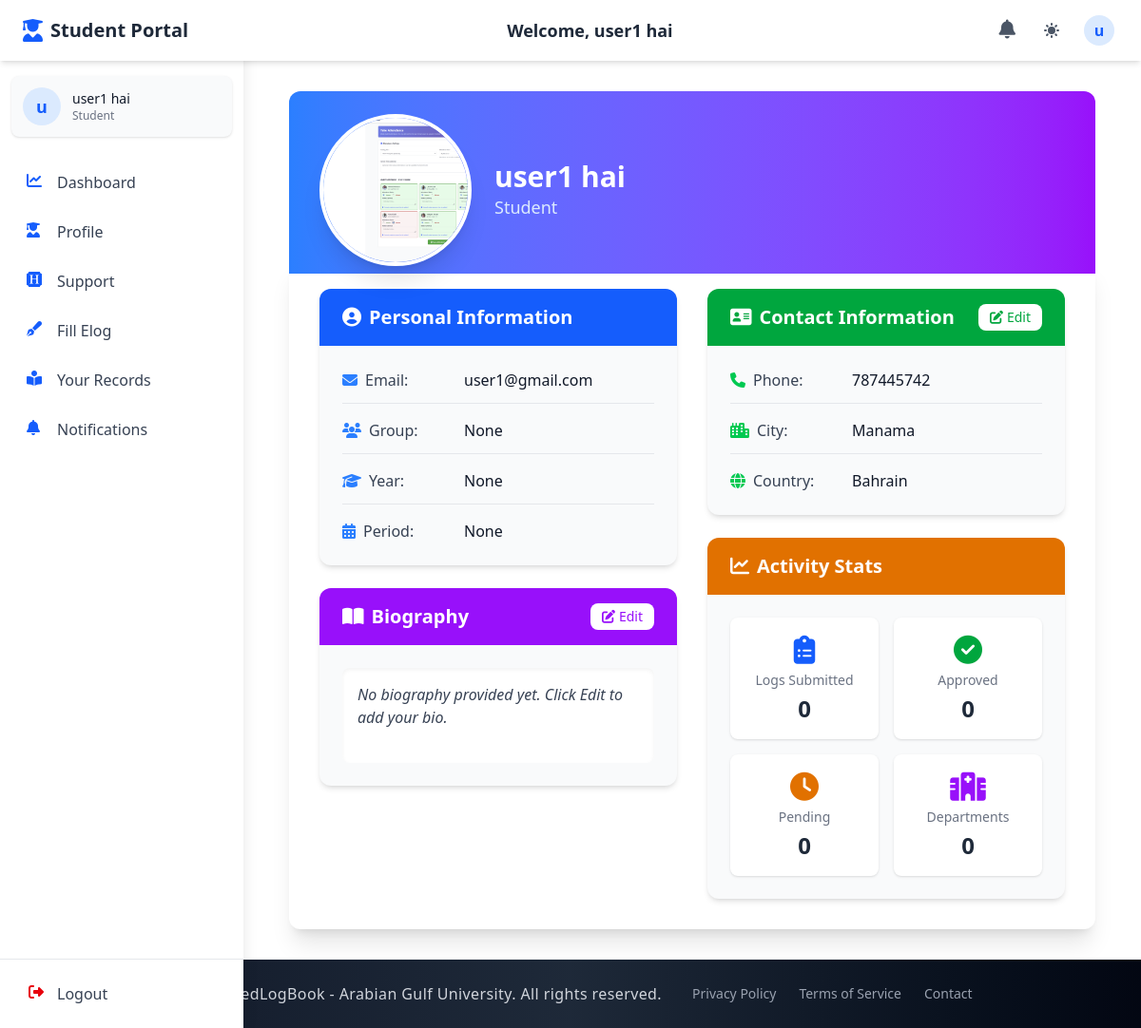
The page /student_section/student_profile/ (signed in) on the database its author committed.
### accounts/models.py (models this page shows, shortened)
class CustomUser(AbstractUser):
    email = models.EmailField(unique=True)
    first_name = models.CharField(max_length=150, blank=True)
    last_name = models.CharField(max_length=150, blank=True)
    profile_photo = models.ImageField(
        upload_to="profiles/", blank=True, null=True, default="profiles/default.jpg"
    )
    city = models.CharField(max_length=100, blank=True)
    country = models.CharField(max_length=100, blank=True)
    phone_no = models.CharField(max_length=20, blank=True)
    bio = models.TextField(blank=True)
    speciality = models.CharField(max_length=100, blank=True)
    ROLE_CHOICES = (
        ("student", "Student"),
        ("doctor", "Doctor"),
        ("staff", "Staff"),
        ("admin", "Admin"),
    )
    role = models.CharField(max_length=10, choices=ROLE_CHOICES, default="student")
    groups = models.ManyToManyField(
        "auth.Group", related_name="customuser_groups", blank=True
    )
    user_permissions = models.ManyToManyField(
        "auth.Permission", related_name="customuser_permissions", blank=True
    )
    USERNAME_FIELD = "email"
    REQUIRED_FIELDS = ["username"]

### student_section/views.py (the view, shortened to what this page needs)
# urls.py: path("student_profile/", views.student_profile, name="student_profile"),
@login_required
def student_profile(request):
    user = request.user
    profile_photo = user.profile_photo.url if user.profile_photo else "/media/profiles/default.jpg"
    try:
        student = Student.objects.select_related(
            "group", "group__log_year", "group__log_year_section"
        ).get(user=user)
    except Student.DoesNotExist:
        student = None
    group_info = None
    log_year = None
    log_year_section = None
    group_full_info = None
    if student and student.group:
        group = student.group
        group_info = group.group_name
        log_year = group.log_year.year_name if group.log_year else None
        log_year_section = group.log_year_section.year_section_name if group.log_year_section else None
        group_full_info = str(group)
    logs_count = 0
    approved_count = 0
    pending_count = 0
    departments_count = 0
    data = {
        "profile_photo": profile_photo,
        "full_name": f"{user.first_name} {user.last_name}",
        "user_email": user.email,
        "user_phone": user.phone_no or "",
        "user_city": user.city or "",
        "user_country": user.country or "",
        "user_bio": user.bio or "",
        "group_name": group_info,
        "log_year": log_year,
        "log_year_section": log_year_section,
        "group_full_info": group_full_info,
        "logs_count": logs_count,
        "approved_count": approved_count,
        "pending_count": pending_count,
        "departments_count": departments_count,
    }
    return render(request, "student_profile.html", data)

### student_section/templates/student_profile.html (shortened to what this page needs)
{% extends 'base.html' %}
{% block navbar %}
  {% include './components/student_auth_navbar.html' %}
{% endblock %}
{% block content %}
  <div class="container mx-auto px-4 py-8">
    <div class="relative mb-8">
      <div class="absolute inset-0 bg-gradient-to-r from-blue-500 to-purple-600 h-48 rounded-t-xl"></div>
      <div class="relative pt-6 px-8">
        <div class="flex flex-col md:flex-row items-center">
          <div class="relative z-10 mb-4 md:mb-0">
            <div class="relative group">
              <div class="w-32 h-32 md:w-40 md:h-40 rounded-full border-4 border-white dark:border-gray-800 overflow-hidden shadow-xl">
              </div>
            </div>
          </div>
          <div class="md:ml-6 text-center md:text-left">
            <h1 class="text-3xl font-bold text-white">{{ full_name }}</h1>
            <p class="text-blue-100 text-lg">Student</p>
          </div>
        </div>
      </div>
    </div>
    <div class="bg-white dark:bg-gray-800 rounded-xl shadow-xl p-6 md:p-8 transition-all duration-300 hover:shadow-2xl -mt-10">
      <div class="grid md:grid-cols-2 gap-8">
        <div class="space-y-6">
          <div class="bg-gray-50 dark:bg-gray-700 rounded-xl shadow-md overflow-hidden transition-all duration-300 hover:shadow-lg">
            <div class="bg-blue-600 dark:bg-blue-800 px-6 py-4">
              <h2 class="text-xl font-semibold text-white flex items-center">
                <i class="fas fa-user-circle mr-2"></i> Personal Information
              </h2>
            </div>
            <div class="p-6">
              <div class="space-y-4">
                <div class="flex items-center border-b border-gray-200 dark:border-gray-600 pb-3">
                  <span class="font-medium w-32 text-gray-700 dark:text-gray-300 flex items-center">
                    <i class="fas fa-envelope text-blue-500 mr-2"></i> Email:
                  </span>
                  <span class="dark:text-white">{{ user_email }}</span>
                </div>
                <div class="flex items-center border-b border-gray-200 dark:border-gray-600 pb-3">
                  <span class="font-medium w-32 text-gray-700 dark:text-gray-300 flex items-center">
                    <i class="fas fa-users text-blue-500 mr-2"></i> Group:
                  </span>
                  <span class="dark:text-white">{{ group_name }}</span>
                </div>
                <div class="flex items-center border-b border-gray-200 dark:border-gray-600 pb-3">
                  <span class="font-medium w-32 text-gray-700 dark:text-gray-300 flex items-center">
                    <i class="fas fa-graduation-cap text-blue-500 mr-2"></i> Year:
                  </span>
                  <span class="dark:text-white">{{ log_year }}</span>
                </div>
                <div class="flex items-center">
                  <span class="font-medium w-32 text-gray-700 dark:text-gray-300 flex items-center">
                    <i class="fas fa-calendar-alt text-blue-500 mr-2"></i> Period:
                  </span>
                  <span class="dark:text-white">{{ log_year_section }}</span>
                </div>
              </div>
            </div>
          </div>
          <div class="bg-gray-50 dark:bg-gray-700 rounded-xl shadow-md overflow-hidden transition-all duration-300 hover:shadow-lg">
            <div class="bg-purple-600 dark:bg-purple-800 px-6 py-4 flex justify-between items-center">
              <h2 class="text-xl font-semibold text-white flex items-center">
                <i class="fas fa-book-open mr-2"></i> Biography
              </h2>
              <button id="openModalBio" class="px-3 py-1 bg-white text-purple-600 rounded-lg hover:bg-gray-100 transition-colors duration-200 flex items-center text-sm font-medium">
                <i class="fas fa-edit mr-1"></i> Edit
              </button>
            </div>
            <div class="p-6">
              <div class="bg-white dark:bg-gray-800 rounded-lg p-4 shadow-inner min-h-[100px]">
                <p class="italic text-gray-700 dark:text-gray-300 biography-text">
                  {{ user_bio|default:"No biography provided yet. Click Edit to add your bio." }}
                </p>
              </div>
            </div>
          </div>
        </div>
        <div class="space-y-6">
          <div class="bg-gray-50 dark:bg-gray-700 rounded-xl shadow-md overflow-hidden transition-all duration-300 hover:shadow-lg">
            <div class="bg-green-600 dark:bg-green-800 px-6 py-4 flex justify-between items-center">
              <h2 class="text-xl font-semibold text-white flex items-center">
                <i class="fas fa-address-card mr-2"></i> Contact Information
              </h2>
              <button id="openModal" class="px-3 py-1 bg-white text-green-600 rounded-lg hover:bg-gray-100 transition-colors duration-200 flex items-center text-sm font-medium">
                <i class="fas fa-edit mr-1"></i> Edit
              </button>
            </div>
            <div class="p-6">
              <div class="space-y-4">
                <div class="flex items-center border-b border-gray-200 dark:border-gray-600 pb-3">
                  <span class="font-medium w-32 text-gray-700 dark:text-gray-300 flex items-center">
                    <i class="fas fa-phone text-green-500 mr-2"></i> Phone:
                  </span>
                  <span id="phone-text" class="dark:text-white">{{ user_phone|default:"Not provided" }}</span>
                </div>
                <div class="flex items-center border-b border-gray-200 dark:border-gray-600 pb-3">
                  <span class="font-medium w-32 text-gray-700 dark:text-gray-300 flex items-center">
                    <i class="fas fa-city text-green-500 mr-2"></i> City:
                  </span>
                  <span id="city-text" class="dark:text-white">{{ user_city|default:"Not provided" }}</span>
                </div>
                <div class="flex items-center">
                  <span class="font-medium w-32 text-gray-700 dark:text-gray-300 flex items-center">
                    <i class="fas fa-globe text-green-500 mr-2"></i> Country:
                  </span>
                  <span id="country-text" class="dark:text-white">{{ user_country|default:"Not provided" }}</span>
                </div>
              </div>
            </div>
          </div>
          <div class="bg-gray-50 dark:bg-gray-700 rounded-xl shadow-md overflow-hidden transition-all duration-300 hover:shadow-lg">
            <div class="bg-amber-600 dark:bg-amber-800 px-6 py-4">
              <h2 class="text-xl font-semibold text-white flex items-center">
                <i class="fas fa-chart-line mr-2"></i> Activity Stats
              </h2>
            </div>
            <div class="p-6">
              <div class="grid grid-cols-2 gap-4">
                <div class="bg-white dark:bg-gray-800 rounded-lg p-4 text-center shadow-sm">
                  <div class="text-3xl font-bold text-blue-600 dark:text-blue-400">
                    <i class="fas fa-clipboard-list"></i>
                  </div>
                  <p class="text-gray-500 dark:text-gray-400 text-sm mt-1">Logs Submitted</p>
                  <p class="text-2xl font-bold text-gray-800 dark:text-white mt-1">{{ logs_count|default:"0" }}</p>
                </div>
                <div class="bg-white dark:bg-gray-800 rounded-lg p-4 text-center shadow-sm">
                  <div class="text-3xl font-bold text-green-600 dark:text-green-400">
                    <i class="fas fa-check-circle"></i>
                  </div>
                  <p class="text-gray-500 dark:text-gray-400 text-sm mt-1">Approved</p>
                  <p class="text-2xl font-bold text-gray-800 dark:text-white mt-1">{{ approved_count|default:"0" }}</p>
                </div>
                <div class="bg-white dark:bg-gray-800 rounded-lg p-4 text-center shadow-sm">
                  <div class="text-3xl font-bold text-amber-600 dark:text-amber-400">
                    <i class="fas fa-clock"></i>
                  </div>
                  <p class="text-gray-500 dark:text-gray-400 text-sm mt-1">Pending</p>
                  <p class="text-2xl font-bold text-gray-800 dark:text-white mt-1">{{ pending_count|default:"0" }}</p>
                </div>
                <div class="bg-white dark:bg-gray-800 rounded-lg p-4 text-center shadow-sm">
                  <div class="text-3xl font-bold text-purple-600 dark:text-purple-400">
                    <i class="fas fa-hospital"></i>
                  </div>
                  <p class="text-gray-500 dark:text-gray-400 text-sm mt-1">Departments</p>
                  <p class="text-2xl font-bold text-gray-800 dark:text-white mt-1">{{ departments_count|default:"0" }}</p>
                </div>
              </div>
            </div>
          </div>
        </div>
      </div>
    </div>
  </div>
{% endblock %}

### templates/components/auth_navbar_base.html (shortened to what this page needs)
<header class="bg-white dark:bg-gray-800 shadow-md fixed top-0 left-0 right-0 z-40 h-16 transition-all duration-300">
  <div class="flex items-center justify-between h-full px-4 md:px-6 max-w-7xl mx-auto">
    <div class="flex items-center space-x-3">
      <a href="{% block home_url %}{% endblock %}" class="flex items-center">
        <i class="{% block header_icon %}fas fa-book-medical{% endblock %} text-blue-600 dark:text-blue-400 text-2xl mr-2"></i>
        <span class="font-bold text-xl text-gray-800 dark:text-white hidden sm:inline">{% block portal_name %}ElogBook Portal{% endblock %}</span>
      </a>
    </div>
    <div class="hidden md:block text-center">
      <h1 class="text-lg font-semibold text-gray-800 dark:text-white">
        Welcome, {% block user_title %}{% endblock %} {{ request.session.first_name }} {{ request.session.last_name }}
      </h1>
    </div>
    <div class="flex items-center space-x-3">
      <div class="relative">
        <a href="{% block notifications_url %}#{% endblock %}" class="p-2 text-gray-600 dark:text-gray-300 hover:bg-gray-100 dark:hover:bg-gray-700 rounded-full transition-colors duration-200" aria-label="Notifications">
          <i class="fas fa-bell text-xl"></i>
        </a>
      </div>
      <button id="theme-toggle" aria-label="Toggle dark mode" class="p-2 text-gray-600 dark:text-gray-300 hover:bg-gray-100 dark:hover:bg-gray-700 rounded-full transition-colors duration-200 focus:outline-none focus:ring-2 focus:ring-blue-500">
      </button>
      <div class="relative" x-data="{open: false}">
        <button @click="open = !open" id="user-menu-button" class="flex items-center text-gray-600 dark:text-gray-300 hover:bg-gray-100 dark:hover:bg-gray-700 rounded-full p-1 focus:outline-none focus:ring-2 focus:ring-blue-500">
          <div class="h-8 w-8 rounded-full bg-blue-100 dark:bg-blue-900 flex items-center justify-center text-blue-600 dark:text-blue-300 font-semibold">
            {{ request.session.first_name|slice:"0:1" }}
          </div>
        </button>
      </div>
    </div>
  </div>
</header>
<aside id="sidebar" class="fixed inset-y-0 left-0 z-30 w-64 pt-16 bg-white dark:bg-gray-800 shadow-lg transform -translate-x-full transition-transform duration-300 ease-in-out md:translate-x-0 overflow-hidden">
  <div class="h-full flex flex-col">
    <div class="flex-1 px-3 py-4 overflow-y-auto">
      <div class="flex items-center p-3 mb-6 rounded-lg bg-gray-50 dark:bg-gray-700 shadow-sm">
        <div class="flex-shrink-0">
          <div class="h-10 w-10 rounded-full bg-blue-100 dark:bg-blue-900 flex items-center justify-center text-blue-600 dark:text-blue-300 font-semibold text-lg">
            {{ request.session.first_name|slice:"0:1" }}
          </div>
        </div>
        <div class="ml-3 overflow-hidden">
        <p class="text-sm font-medium text-gray-900 dark:text-white truncate">{{ request.session.first_name }} {{ request.session.last_name }}</p>
        <p class="text-xs text-gray-500 dark:text-gray-400 truncate">{% block user_role %}User{% endblock %}</p>
      </div>
    </div>
      <nav class="space-y-1">
        {% block sidebar_menu %}{% endblock %}
      </nav>
    </div>
    <div class="px-3 py-3 border-t border-gray-200 dark:border-gray-700">
      <form method="POST" action="{% block logout_url_bottom %}#{% endblock %}" class="w-full">
        <button type="submit" class="flex w-full items-center px-4 py-3 text-gray-700 dark:text-gray-300 rounded-lg hover:bg-gray-100 dark:hover:bg-gray-700 group transition-colors duration-200">
          <i class="fas fa-sign-out-alt w-5 h-5 text-red-600 dark:text-red-400"></i>
          <span class="ml-3 font-medium">Logout</span>
        </button>
      </form>
    </div>
  </div>
</aside>
<div id="content-wrapper" class="pt-16 md:pl-64 min-h-screen transition-all duration-300">
</div>

### rows shown on the page
CustomUser: session.last_name "hai", email "user1@gmail.com", phone_no "787445742", city "Manama", country "Bahrain"

### other values the page prints
{{ request.session.first_name }} "user1"
{{ request.session.first_name|slice:"0:1" }} "u"
{{ full_name }} "user1 hai"
{{ group_name }} "None"
{{ log_year }} "None"
{{ log_year_section }} "None"
{{ logs_count|default:"0" }} "0"
{{ approved_count|default:"0" }} "0"
{{ pending_count|default:"0" }} "0"
{{ departments_count|default:"0" }} "0"
